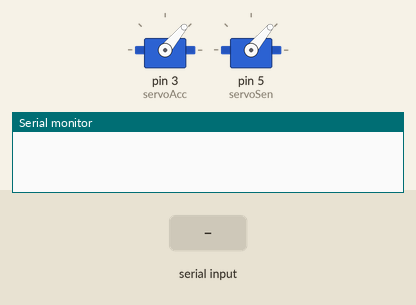
A sketch run on a simulated Arduino Uno, built with avr-gcc and run on an emulated ATmega328P. On the bench: 2 × servo, the last lines printed to the serial monitor. Inputs (shaded band) come from the test bench.

Above: at 1.2 s.
1.3 s: "90,45\n" received over Serial
At 3.5 s:
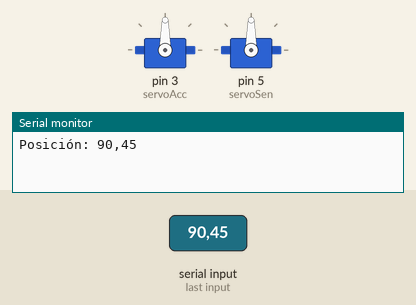
3.8 s: "5\n" received over Serial
At 5.8 s:
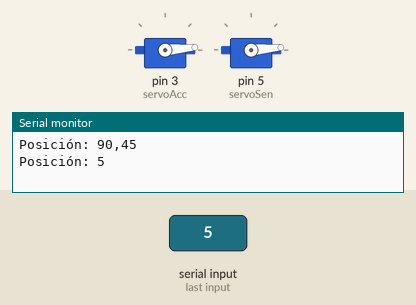
6.3 s: "30,150\n" received over Serial
At 7.7 s:
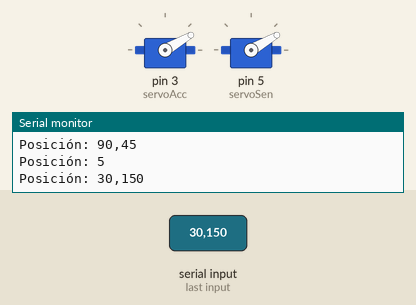
8.8 s: "200\n" received over Serial
At 10.9 s:
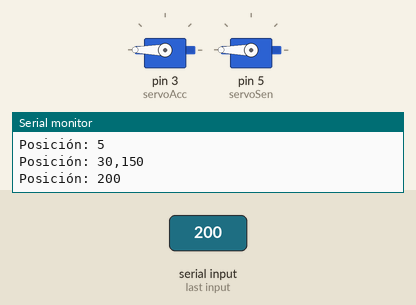
11.3 s: "90\n" received over Serial
At 12.9 s:
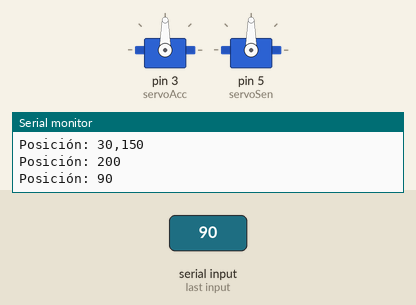
Timing chart, 0 to 14.4 s (numbered marks = the images above; inputs shaded):
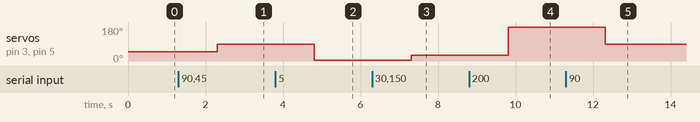

The sketch:

Servo_Acc_y_Sentido.ino
```cpp
/*
 Controlling a servo position using a potentiometer (variable resistor)
 by Michal Rinott <http://people.interaction-ivrea.it/m.rinott>

 modified on 8 Nov 2013
 by Scott Fitzgerald
 http://www.arduino.cc/en/Tutorial/Knob
*/

#include <Servo.h>

Servo servoAcc; // create servo object to control a servo - Valors: 0-90
Servo servoSen; // create servo object to control a servo - Valors: 25-60

void setup() {
  // initialize the serial port:
  Serial.begin(9600);
  //
  servoAcc.attach(3);   // attaches the servo on pin 3 to the servo object
  servoAcc.write(50);   // Punto medio - 50
  servoSen.attach(5);   // attaches the servo on pin 5 to the servo object
  servoSen.write(50);   // Punto medio - 50
}

void loop() {
  // 0 - 100
  if (Serial.available() > 0) {
    String dada = Serial.readString();
    servoAcc.write(dada.toInt());                  // sets the servo position according to the scaled value
    servoSen.write(dada.toInt());                  // sets the servo position according to the scaled value
    //
    Serial.print("Posición: " + dada);
  }
  delay(15);                           // waits for the servo to get there
}
```

Measured:
- after the input at 1.3 s, servo on pin 3 (servoAcc), servo on pin 5 (servoSen): 50° → 90° after 1.0 s
- after the input at 3.8 s, servo on pin 3 (servoAcc), servo on pin 5 (servoSen): 90° → 5° after 1.0 s
- after the input at 6.3 s, servo on pin 3 (servoAcc), servo on pin 5 (servoSen): 5° → 30° after 1.0 s
- after the input at 8.8 s, servo on pin 3 (servoAcc), servo on pin 5 (servoSen): 30° → 180° after 1.0 s
- after the input at 11.3 s, servo on pin 3 (servoAcc), servo on pin 5 (servoSen): 180° → 90° after 1.0 s
